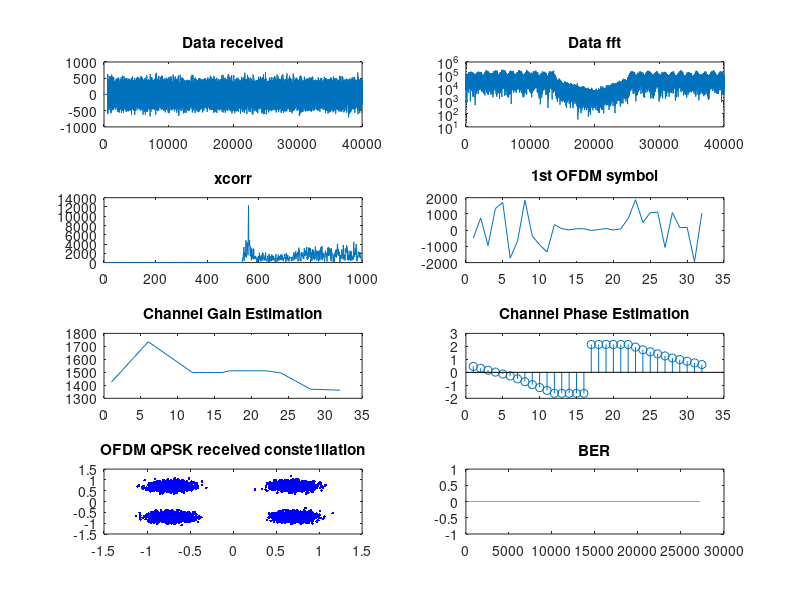
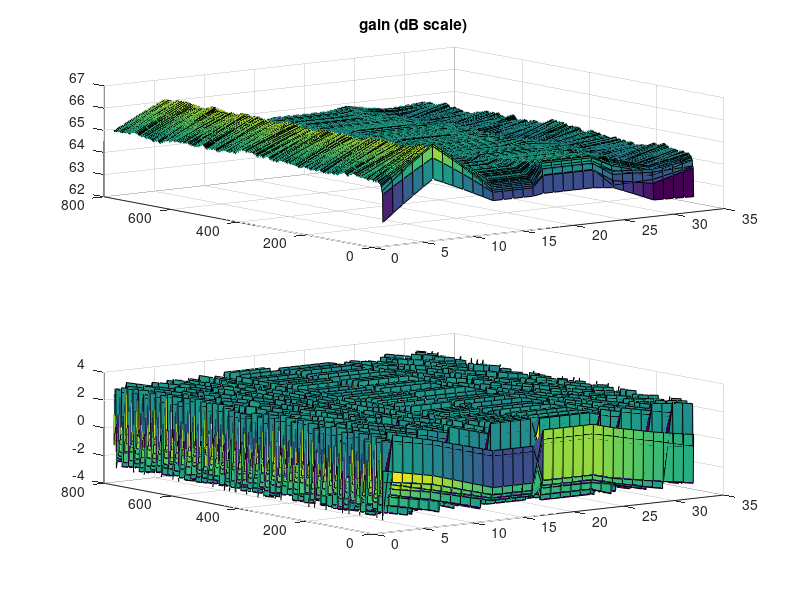
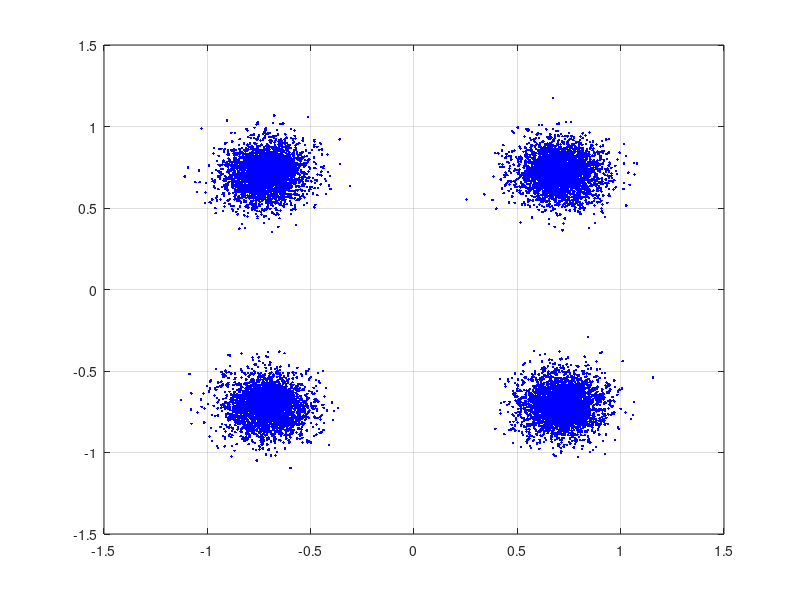
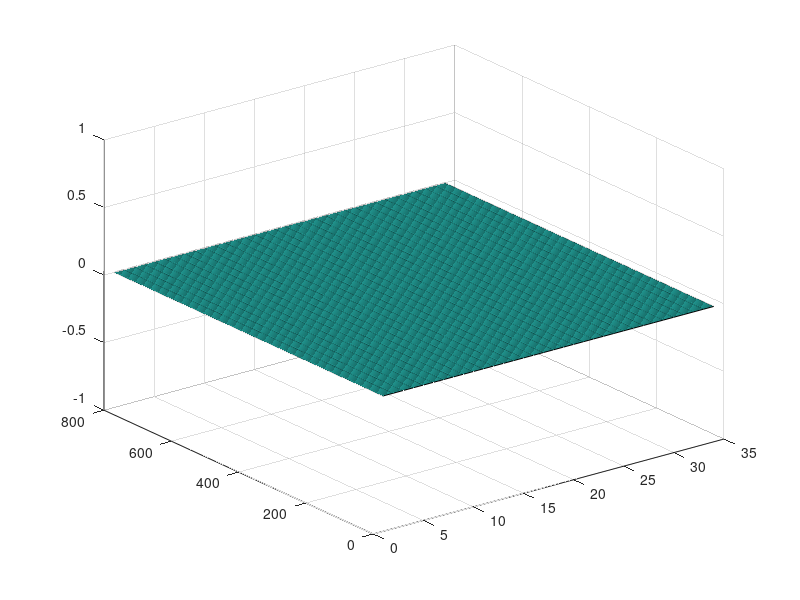

Recreate these plots in MATLAB, in order.
% harness.m
% For more information search for "README:" in harness.cpp.

clear all;
close all;
%clc;

% Read data from file
load('params.mat')
load('dData.mat')

nr_OFDM_symbols = 800;


N_samps=40000;
fid1=fopen('received0.dat','r');
x_rec=fread(fid1, 2*N_samps,'short');
fclose(fid1);

received_data= zeros(1,N_samps);
count = 1;
for i=1:2:2*N_samps
    received_data(count) = complex(x_rec(i),x_rec(i+1));
    count = count+1;
end

%save('testCPP.mat','received_data')

figure(1)
subplot(4,2,1)
plot(real(received_data))
title('Data received')
subplot(4,2,2)
semilogy(abs(fft(received_data)))
title('Data fft')


  %load cross correlation:  
  fid1=fopen('xcorr.dat','r');
  xcorrAbs=fread(fid1, N_samps,'double');
  fclose(fid1);

  length(xcorrAbs);

  figure(1)
  subplot(4,2,3)
  plot(xcorrAbs);
  title('xcorr')

  %load OFDM symbols corrected and without CP:
  
 fid=fopen('ofdm_cp.dat','r');
 temp=fread(fid,2*nr_car*nr_OFDM_symbols,'double');
 fclose(fid); 

 count=1; 
 dataOFDM_cpp=zeros(nr_OFDM_symbols,nr_car);
 for i=1:nr_OFDM_symbols
    for k=1:nr_car
        dataOFDM_cpp(i,k)=complex(temp(count),temp(count+1));   
        count=count+2;
    end
 end
 
  figure(1)
  subplot(4,2,4)
  plot(real((dataOFDM_cpp(1,:))));
  title('1st OFDM symbol')

  %load received Pilot gain:
  
 fid=fopen('rx_pilot_gain.dat','r');
 temp=fread(fid,length_pilot*nr_OFDM_symbols,'double');
 fclose(fid); 

 count=1; 
 pilot_gain=zeros(nr_OFDM_symbols,length_pilot);
 for i=1:nr_OFDM_symbols
    for k=1:length_pilot
        pilot_gain(i,k)=temp(count);   
        count=count+1;
    end
 end
 
 %load received Pilot phase:
  
 fid=fopen('rx_pilot_phase.dat','r');
 temp=fread(fid,length_pilot*nr_OFDM_symbols,'double');
 fclose(fid); 

 count=1; 
 pilot_phase=zeros(nr_OFDM_symbols,length_pilot);
 for i=1:nr_OFDM_symbols
    for k=1:length_pilot
        pilot_phase(i,k)=temp(count);   
        count=count+1;
    end
 end
 
 
 fid=fopen('cons_ofdm.dat','r');
 temp=fread(fid,2*nr_used_car*nr_OFDM_symbols,'double');
 fclose(fid); 

 count=1; 
 consOFDM_cpp=zeros(nr_OFDM_symbols,nr_used_car);
 for i=1:nr_OFDM_symbols
    for k=1:nr_used_car
        consOFDM_cpp(i,k)=complex(temp(count),temp(count+1));   
        count=count+2;
    end
 end
 
 %load filtered Pilot gain:
  
 fid=fopen('filt_pilot_gain.dat','r');
 temp=fread(fid,length_pilot*nr_OFDM_symbols,'double');
 fclose(fid); 

 count=1; 
 filt_pilot_gain=zeros(nr_OFDM_symbols,length_pilot);
 for i=1:nr_OFDM_symbols
    for k=1:length_pilot
        filt_pilot_gain(i,k)=temp(count);   
        count=count+1;
    end
 end
 
 %load filtered Phase gain:
  
 fid=fopen('filt_pilot_phase.dat','r');
 temp=fread(fid,length_pilot*nr_OFDM_symbols,'double');
 fclose(fid); 

 count=1; 
 filt_pilot_phase=zeros(nr_OFDM_symbols,length_pilot);
 for i=1:nr_OFDM_symbols
    for k=1:length_pilot
        filt_pilot_phase(i,k)=temp(count);   
        count=count+1;
    end
 end
 
 
 %load interp Pilot gain:
  
 fid=fopen('int_pilot_gain.dat','r');
 temp=fread(fid,nr_car*nr_OFDM_symbols,'double');
 fclose(fid); 

 count=1; 
 int_pilot_gain=zeros(nr_OFDM_symbols,nr_car);
 for i=1:nr_OFDM_symbols
    for k=1:nr_car
        int_pilot_gain(i,k)=temp(count);   
        count=count+1;
    end
 end
 
  figure(1)
  subplot(4,2,5)
  plot(int_pilot_gain(1,:))
  title('Channel Gain Estimation')

  figure(2)
  subplot(2,1,1)
  surf(20*log10(int_pilot_gain))
  title('gain (dB scale)')
 
 %load interp Phase gain:
  
 fid=fopen('int_pilot_phase.dat','r');
 temp=fread(fid,nr_car*nr_OFDM_symbols,'double');
 fclose(fid); 

 count=1; 
 int_pilot_phase=zeros(nr_OFDM_symbols,nr_car);
 for i=1:nr_OFDM_symbols
    for k=1:nr_car
        int_pilot_phase(i,k)=temp(count);   
        count=count+1;
    end
 end
 
  figure(1)
  subplot(4,2,6)
  stem(int_pilot_phase(1,:))
  title('Channel Phase Estimation')
  
  figure(2)
  subplot(2,1,2)
  surf(int_pilot_phase)
 
  %load OFDM symbols corrected and without CP:
  
 fid=fopen('qpsk_data.dat','r');
 temp=fread(fid,2*nr_used_car*nr_OFDM_symbols,'double');
 fclose(fid); 

 count=1; 
 data_qpsk=zeros(nr_OFDM_symbols,nr_used_car);
 for i=1:nr_OFDM_symbols
    for k=1:nr_used_car
        data_qpsk(i,k)=complex(temp(count),temp(count+1));   
        count=count+2;
    end
 end
 
  figure(1)
  subplot(4,2,7)
  plot(reshape(data_qpsk(1:end,:),1,nr_used_car*nr_OFDM_symbols),'.b')
  title('OFDM QPSK received conste1llation')
  
  
  figure(3)
  %plot(reshape(data_qpsk(20:end,1:46),1,24978),'.b')
  plot(reshape(data_qpsk(1:end,1:end),1,nr_used_car*nr_OFDM_symbols-0*nr_used_car),'.b') 
  grid on
  %load binary data:
  
 Modulation=2;%QPSK
 %Modulation=4;%16-QAM
  
 fid=fopen('dataBin.dat','r');
 temp=fread(fid, Modulation*nr_used_car*nr_OFDM_symbols,'short');
 fclose(fid); 
 
 count=1; 
 data_B_cpp=zeros(nr_OFDM_symbols,Modulation*nr_used_car);
 data_B_trans=zeros(nr_OFDM_symbols,Modulation*nr_used_car);
 for i=1:nr_OFDM_symbols
    for k=1:Modulation*nr_used_car
        data_B_cpp(i,k)=temp(count);
        data_B_trans(i,k)=dataT(count);
        count=count+1;
    end
 end
 
 figure(4)
 surf(abs(data_B_cpp-data_B_trans));
 

 rx_data_bin=temp;
 
 error=(abs(dataT(1:Modulation*nr_used_car*nr_OFDM_symbols).'-rx_data_bin));
 BER=sum(error)/length(rx_data_bin)
 
 figure(1)
  subplot(4,2,8)
  plot(error)
  title('BER')
  
  data_rate=(1-2*BER)*(length(rx_data_bin)/N_samps)*25;
        ['Data rate: ', num2str(data_rate), 'Mbits/s']
        
        


